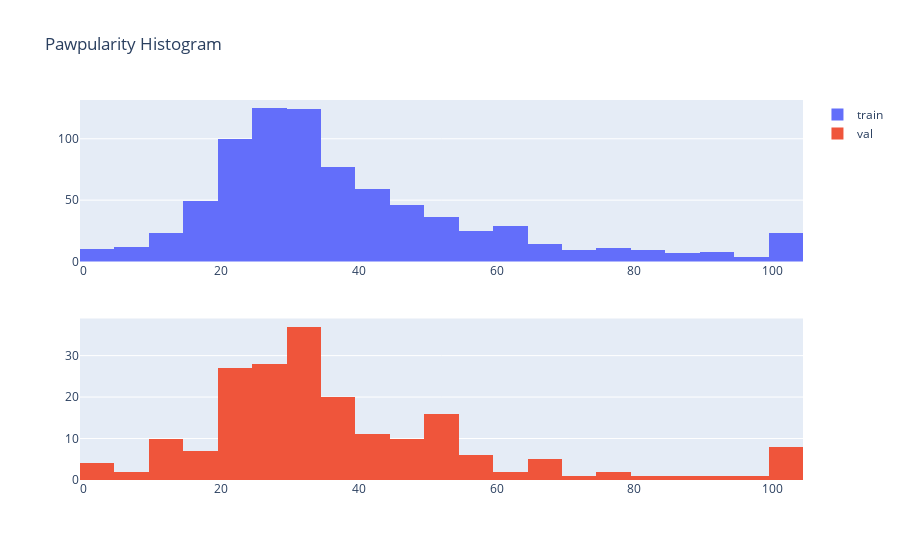

Notebook code for this chart:
### Code cell
fig = make_subplots(rows = 2, cols = 1)

for i, key in enumerate(['train', 'val']):
    fig.add_histogram(
        x = df[key]['Pawpularity'],
        name = key,
        row = i + 1,
        col = 1
    )

fig.update_layout(title = 'Pawpularity Histogram')

### Figure 1 — Plotly figure (JSON) as saved in the notebook; plotly's stock layout.template omitted (floating-point values rounded to 4 significant figures; data arrays with more than 128 entries replaced by an {"elided": "..."} marker saying what was removed)
{"data": [{"name": "train", "type": "histogram", "x": {"elided": "800 int values"}, "xaxis": "x", "yaxis": "y"}, {"name": "val", "type": "histogram", "x": {"elided": "200 int values"}, "xaxis": "x2", "yaxis": "y2"}], "layout": {"title": {"text": "Pawpularity Histogram"}, "xaxis": {"anchor": "y", "domain": [0, 1]}, "xaxis2": {"anchor": "y2", "domain": [0, 1]}, "yaxis": {"anchor": "x", "domain": [0.575, 1]}, "yaxis2": {"anchor": "x2", "domain": [0, 0.425]}}}
